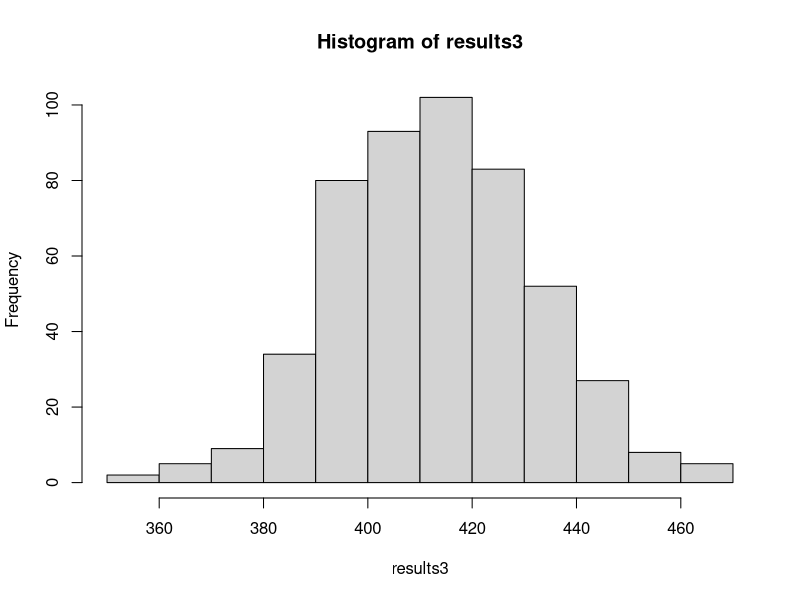

Recreate this plot in R.
## ---- chunk 1
#Distribucion F para averia
t.averia <- function(x=1){
  return((-1/1)*log(runif(x)))
}
#Distribucion G para reparacion
t.repara <- function(x=1){
  return((-1/2)*log(runif(x)))
}
## ---- chunk 2
#Distribucion F para averia
simulacion<- function(n=4, s=3) { #Funcion que realiza una simulacion
  #Se inicializan variables
  t<-0 # Tiempo
  r<-0 # Maquinas dañadas
  tr<-Inf
  #Se crean los tiempos de las averias y se ordenan
  TA<-t.averia(n)
  TA<-sort(TA)
  repeat{
    #Se selecciona el tiempo de la siguiente falla
    tf<-TA[1]
    #Caso 1 - si tiempo de falla menor al de reparacion
    if(tf<tr){
      r<-r+1 #se incrementan reparaciones
      t<-tf #Se actualiza tiempo
      if(r==s+1){
        Tc<-t #El sistema colapsa
        break
      }
      else{
        TA<-sort(c(TA[2:n],(t+t.averia()))) #Se actualizan los tiempos de falla
      }
      if(r==1){
        tr<-t+t.repara() #Si hay una reparacion, se actualiza tiempo de reparacion
      }
    }
    #Caso 2 - Si tiempo de reparacion menor a tiempo de falla
    if(tf>=tr){
      r<-r-1 #se elimina una reparacion
      t<-tr #Se actualiza el tiempo
      if(r>0){ #Si quedan reparaciones
        tr<-t+t.repara() #Se actualiza tiempo de reparacion
      }
      else{
        tr<-Inf #Tiempo de reparacion infinito
      }
    }
    
  }
  #Se retorna tiempo de colapso
  return(Tc)
}

#Funcion para realizar nexp numero de experimentos
experimentos<-function(nexp=100) {
  Tesp<-vector(length=nexp)
  for(i in 1:nexp){
    Tesp[i]<-simulacion()
  }
  return(Tesp)
}
## ---- chunk 3

calculoMediaVar<-function(vectorDatos) {
  #Calculamos la Media Muestral
  k <- length(vectorDatos)
  sum1<-0
  sum2<-0
  for (i in vectorDatos){
    sum1<-sum1 + i
  }
  media<- sum1/k
  #Calculamos la varianza muestral
  for (i in vectorDatos){
    sum2<-sum2+(i-media)^2
  }
  s<-(1/(k-1))*sum2
  # Retirnamos la media, la variazna y los datos con los que se realizaron los calculos
  return(list(m=media, s=s, datos=vectorDatos))
}

## ---- chunk 4
# Calculamos la cantidad de interacciones
# errMax el error maximo permitido
# results lista con la media, variazna y datos del experimento
cantInteracciones<-function(errMax=6/60, results=resultadosExper(experimentos())){
  m <- results$m
  s<- results$s
  tesp<-results$datos
  k<- length(tesp)
  while ((sqrt(s)/sqrt(k))>errMax) { #verificamos los promedios tengan un error menor a errMax
    # Si el error maximo no es menor que errMax
    tesp[k+1]<-simulacion() #Se ejecuta una simulacion mas y se guarda
    # Se recalcula la media y la varianza
    mn<- m + ((tesp[k+1]-m)/(k+1))
    s <- (1-(1/k))*s + (k+1)*(mn - m)^2
    m <- mn
    k<-k+1
    # El proceso se repite hasta que el error sea menor 6 minutos
  }
  #Retornamos el promedio de tiempo de espera de colapso y la cantidad de iteracciones con error menor a errMax
  return(list(m=m, iteracciones=length(tesp)))
}
# Cuando el error de menor que 6 minutos se imprimi la cantidad promedio de tiempo de espera y la cantidad de interacciones

## ---- chunk 5
# Calculamos la cantidad de interacciones
# errMax el error maximo permitido
# results lista con la media, variazna y datos del experimento
# interConf el intervalo de confianza de la funcion
cantInteraInterv<-function(errMax=5/60, results=resultadosExper(experimentos()), interConf=0.97){
  m <- results$m
  s<- results$s
  tesp<-results$datos
  alpha<-1-interConf
  alphaMed<- alpha/2
  z<-qnorm(1-alphaMed)
  k<- length(tesp)
  while ((2*z*sqrt(s)/sqrt(k))>errMax) { #verificamos los promedios tengan un error menor a errMax
    # Si el error maximo no es menor que errMax
    tesp[k+1]<-simulacion() #Se ejecuta una simulacion mas y se guarda
    # Se recalcula la media y la varianza
    mn<- m + ((tesp[k+1]-m)/(k+1))
    s <- (1-(1/k))*s + (k+1)*(mn - m)^2
    m <- mn
    k<-k+1
    # El proceso se repite hasta que el error sea menor 6 minutos
  }
  #Retornamos el promedio de tiempo de espera de colapso,la cantidad de iteracciones con error menor a errMax y el intervalo
  intervalo<-z*sqrt(results$s)/sqrt(k)
  return(list(m=m, iteracciones=length(tesp), inter=intervalo))
}
## ---- chunk 6
mediaVan<-calculoMediaVar(experimentos(100))
results1<-cantInteracciones(errMax = 6/60, results = mediaVan)
results2<-cantInteraInterv(errMax = 5/60, results = mediaVan, interConf = 0.97)
sprintf("Tiempo promedio de espera de colapso: %f horas", mediaVan$m)
sprintf("Varianza esperada: %f", mediaVan$m)
sprintf("Tiempo promedio de espera de colapso con un error maximo de 6 minutos: %f horas", results1$m)
sprintf("Cantidad de replicas que permiten el calculo de una buena estimacion del Tiempo de espera de colapso con error maximo de 6 minutos: %d replicas", results1$iteracciones)
sprintf("Tiempo promedio de espera de colapso con un error maximo de 5 minutos y un intervalo de confianza de 0.97: %f +- %f horas", results1$m, results2$inter)
sprintf("Cantidad de replicas que permiten el calculo de una buena estimacion del Tiempo de espera de colapso con un error maximo de 5 minutos y un intervalo de confianza de 0.97: %d replicas", results2$iteracciones)
## ---- chunk 7

#Como evoluciona el sistema en un Tiempo especifico en horas
servidor<-function(Tmax, lambda){
  tls<-tiempoLlegada(Tmax, lambda) # Vector con los tiempos de llegada del cliente
  tls[length(tls)+1]<-Inf
  t<-0 #Tiempo 
  n<-0 #numero de clientes en el sistema
  nl<-0 #Contador de llegadas al sistema
  np<-0 #contador de clientes que abandonan el sistema
  ns<-0 #Contador de salidas exitosas del sistema
  nse<-0 #Contador de servicios exitosos
  TA<-vector() #Vector de tiempos de atencion del cliente
  IS<- vector() #Vector de instantes de salida
  CS<-vector() #Vector de clientes en el sistema
  TSE<-vector() #Vector de tiempo de servicio exitosos
  TPC<-vector() #Vector de tiempo de perdida de cliente
  TAC<-0 #Tiempo despues de haber pasado Tmax
  
  #Lista de suscesos
  tl<-tls[1]
  ts<-Inf
  tcs<-vector() #Tiempos de los clientes en el sistema
  tp<-0 #Inicializamos el tiempo de espera del cliente antes de irse en 0
  tsc<-0 #Inicializamos un tiempo de servicio exitoso o completado en O
  
  j<-1
  i<-1
  repeat{
    #Caso 1: Cliente llega al sistema cuando esta vacio (no hay cola)
    if(n==0){
      if((tl!=Inf)&(tl<=ts)&(tl<=Tmax)){
        t<-tl #Asignamos el tiempo de llegada a nuestra variable t
        nl<-nl+1 #Aumentamos el numero de llegadas
        tp<-0
        tsc<-tl
        TSE[1]<-tsc #Guardamos el tiempo de servicio completado
        TPC[1]<-tp #Guardamos el tiempo de espera
        i<-i+1
        tl<-tls[i]
        n<-n+1
        CS[length(CS)+1]<-n
        if(n==1){
          TA[j]<-F()
          ts<-t+TA[j]
          j<-j+1
          nse<-nse+1
        }
      }
    }
    
    #Caso 2: Hay Cola en el sistema
    if((n>0) & tl!=Inf){
      t<-tl
      tp<-F() #Generamos el tiempo de espera
      tsc<-tl+tp #Actualizamos el tiempo de servicio completado
      TSE[i]<-tsc #Guardamos el tiempo de servicio completado
      TPC[i]<-tp #Guardamos el tiempo de espera
      nl<-nl+1
      i<-i+1
      tl<-tls[i]
      n<-n+1
      CS[length(CS)+1]<-n
      if((tsc<=ts) & (tsc<=Tmax)){
        if(n>1){
          TA[j]<-G()
          ts<-tsc+TA[j]
          j<-j+1
          nse<-nse+1
        }
      }
    }
    
    #Caso 3: Cliente abandona el sistema
    if((tl!=Inf)&(tp != 0) & (tsc != tl)){
      if((tsc>ts) & (tsc<=Tmax)){
        t<-ts
        ns<-ns+1
        n<-n-1
        CS[length(CS)+1]<-n
        np<-np+1 #actualizamos el numero de clientes perdidos
        IS[ns]<-t
        tcs[ns]<-IS[ns]-tls[ns]
        if(n==0) ts<-Inf
        if(n>0){
          TA[j]<-G()
          ts<-t+TA[j]
          j<-j+1
        }
      }
    }
    
    #Caso 4: el tiempo de llegada es mayor que el tiempo de salida
    if((ts<=tl) & (ts<=Tmax)){
      t<-ts
      ns<-ns+1
      n<-n-1
      CS[length(CS)+1]<-n
      IS[ns]<-t
      tcs[ns]<-IS[ns]-tls[ns]
      if(n==0) ts<-Inf
      if(n>0){
        TA[j]<-G()
        ts<-t+TA[j]
        j<-j+1
      }
    }
    
    #Caso 5: Despues del tiempo maximo del experimento 
    if(min(tl,ts)>Tmax){
      if(n>0){ #hay clientes en el sistema
        t<-ts
        ns<-ns+1
        n<-n-1
        CS[length(CS)+1]<-n
        IS[ns]<-t
        tcs[ns]<-IS[ns]-tls[ns]
        if(n>0){
          TA[j]<-G()
          ts<-t+TA[j]
          j<-j+1
        }
      }
      if(n==0){ #No quedan clientes en el sistema
        TAC<-max(t-Tmax,0)
        break
      }
    }
    
  }
  if(ts==Inf) ts<-t
  resultados<-list(Tiempos_Llegadas=tls,
                   Total_llegadas=nl,
                   Numero_clientes_perdidos=np,
                   Total_salidas=ns,
                   Total_exitos=nse,
                   Tiempos_Atencion=TA,
                   Instantes_Salida=IS,
                   N_Clientes_Sistema=CS,
                   Tiempos_Servicio_exitoso=TSE,
                   Tiempos_Perdida_clientes=TPC,
                   Tiempo_despues_Tmax=TAC,
                   Tiempo_clientes_sistema=tcs)
  return(resultados)
}
## ---- chunk 8
# Funcion para calcular el tiempo de llegada y recibe como parametro
# Tmax, Tiempo maximo del expirimento
# lamb, lambda de la distribucion de Poisson
# Lambda funcion lambda para el proceso de poisson no homogeneo
tiempoLlegada<-function(Tmax, lamb){
  S<-vector() # Vector Tiempo de llegada
  t<-0; I<-0
  repeat {
    u1<-runif(1)
    t<-t-(log(u1)/lamb)
    if(t>Tmax){
      break
    } 
    #Asumiendo que el proceso es homogeneo
    I<-I+1
    S[I] <- t
  }
  return(S)
}

F<-function(){ #Redefinimos las función
  return(runif(1,0,5))
}
G<-function(){ #Redefinimos la función
  return((-1/4)*log(runif(1)))
}
results3<-vector()
for(i in 1:500){
  sv<-servidor(100,5)
  results3[i]=sv$Numero_clientes_perdidos
}
mediaVanSer<-calculoMediaVar(results3)
hist(results3)
sprintf("El promedio de clientes perdidos en un tiempo T=100 horas de %d clientes", floor(mediaVanSer$m))
## ---- chunk 9
#Primero tomamos el valor de desviación estandar dado en medianVanSer$s y lo dividimos en la raiz cuadrada de los datos entregados, luego se procede a multiplizar el z_alpha/2 por ese error estimado
errorEstimado<-sqrt(mediaVanSer$s)/sqrt(length(mediaVanSer$datos)) 
errMaximo<-2.576*errorEstimado
result4<-cantInteraInterv(errMax = errMaximo, results = mediaVanSer, interConf = 0.99)
sprintf("El promedio de clientes perdidos durante 100 horas y un error %f y un intervalo de confianza de %d%% es de %d +- %f clientes",errMaximo,99, floor(mediaVanSer$m), result4$inter)
